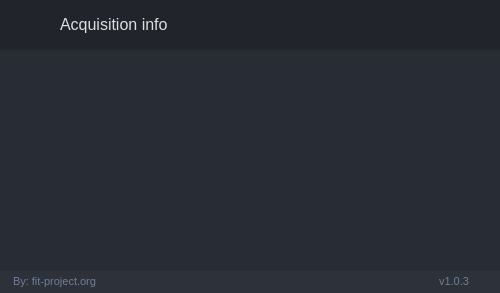
<?xml version="1.0" encoding="UTF-8"?>
<ui version="4.0">
 <class>acquisition_dialog_info</class>
 <widget class="QDialog" name="acquisition_dialog_info">
  <property name="geometry">
   <rect>
    <x>0</x>
    <y>0</y>
    <width>500</width>
    <height>293</height>
   </rect>
  </property>
  <property name="sizePolicy">
   <sizepolicy hsizetype="Preferred" vsizetype="Expanding">
    <horstretch>0</horstretch>
    <verstretch>0</verstretch>
   </sizepolicy>
  </property>
  <property name="minimumSize">
   <size>
    <width>0</width>
    <height>0</height>
   </size>
  </property>
  <property name="maximumSize">
   <size>
    <width>16777215</width>
    <height>16777215</height>
   </size>
  </property>
  <property name="windowTitle">
   <string>FIT Tasks Info</string>
  </property>
  <property name="styleSheet">
   <string notr="true">QWidget{
	color: rgb(221, 221, 221);
	font:13px;
}

/* Content App */
#content_top_bg{	
	background-color: rgb(33, 37, 43);
}

/* Tooltip */
QToolTip {
	color: #e06133;
	background-color: rgba(33, 37, 43, 180);
	border: 1px solid rgb(44, 49, 58);
	background-image: none;
	background-position: left center;
    background-repeat: no-repeat;
	border: none;
	border-left: 2px solid rgb(224, 97, 51);
	text-align: left;
	padding-left: 8px;
	margin: 0px;
}

/* Top Buttons */
#right_buttons .QPushButton { background-color: rgba(255, 255, 255, 0); border: none;  border-radius: 5px; }
#right_buttons .QPushButton:hover { background-color: rgb(44, 49, 57); border-style: solid; border-radius: 4px; }
#right_buttons .QPushButton:pressed { background-color: rgb(23, 26, 30); border-style: solid; border-radius: 4px; }

/* Bottom Bar */
#bottom_bar { background-color: rgb(44, 49, 58); }
#bottom_bar QLabel { font-size: 11px; color: rgb(113, 126, 149); padding-left: 10px; padding-right: 10px; padding-bottom: 2px; }
</string>
  </property>
  <widget class="QWidget" name="verticalLayoutWidget">
   <property name="geometry">
    <rect>
     <x>0</x>
     <y>0</y>
     <width>502</width>
     <height>293</height>
    </rect>
   </property>
   <layout class="QVBoxLayout" name="verticalLayout_2">
    <property name="spacing">
     <number>0</number>
    </property>
    <property name="sizeConstraint">
     <enum>QLayout::SetDefaultConstraint</enum>
    </property>
    <property name="leftMargin">
     <number>0</number>
    </property>
    <property name="topMargin">
     <number>0</number>
    </property>
    <property name="rightMargin">
     <number>0</number>
    </property>
    <property name="bottomMargin">
     <number>0</number>
    </property>
    <item>
     <widget class="QFrame" name="content_top_bg">
      <property name="sizePolicy">
       <sizepolicy hsizetype="Preferred" vsizetype="Expanding">
        <horstretch>0</horstretch>
        <verstretch>0</verstretch>
       </sizepolicy>
      </property>
      <property name="minimumSize">
       <size>
        <width>500</width>
        <height>50</height>
       </size>
      </property>
      <property name="maximumSize">
       <size>
        <width>16777215</width>
        <height>50</height>
       </size>
      </property>
      <property name="frameShape">
       <enum>QFrame::NoFrame</enum>
      </property>
      <property name="frameShadow">
       <enum>QFrame::Raised</enum>
      </property>
      <layout class="QHBoxLayout" name="horizontalLayout">
       <property name="spacing">
        <number>0</number>
       </property>
       <property name="leftMargin">
        <number>0</number>
       </property>
       <property name="topMargin">
        <number>0</number>
       </property>
       <property name="rightMargin">
        <number>10</number>
       </property>
       <property name="bottomMargin">
        <number>0</number>
       </property>
       <item>
        <widget class="QFrame" name="left_box">
         <property name="sizePolicy">
          <sizepolicy hsizetype="Expanding" vsizetype="Preferred">
           <horstretch>0</horstretch>
           <verstretch>0</verstretch>
          </sizepolicy>
         </property>
         <property name="frameShape">
          <enum>QFrame::NoFrame</enum>
         </property>
         <property name="frameShadow">
          <enum>QFrame::Raised</enum>
         </property>
         <layout class="QHBoxLayout" name="horizontalLayout_3">
          <property name="spacing">
           <number>0</number>
          </property>
          <property name="leftMargin">
           <number>0</number>
          </property>
          <property name="topMargin">
           <number>0</number>
          </property>
          <property name="rightMargin">
           <number>0</number>
          </property>
          <property name="bottomMargin">
           <number>0</number>
          </property>
          <item>
           <widget class="QFrame" name="logo_container">
            <property name="minimumSize">
             <size>
              <width>60</width>
              <height>0</height>
             </size>
            </property>
            <property name="maximumSize">
             <size>
              <width>60</width>
              <height>16777215</height>
             </size>
            </property>
            <layout class="QHBoxLayout" name="horizontalLayout_8">
             <property name="leftMargin">
              <number>0</number>
             </property>
             <property name="topMargin">
              <number>0</number>
             </property>
             <property name="rightMargin">
              <number>0</number>
             </property>
             <property name="bottomMargin">
              <number>0</number>
             </property>
             <item>
              <widget class="QLabel" name="top_logo">
               <property name="minimumSize">
                <size>
                 <width>42</width>
                 <height>42</height>
                </size>
               </property>
               <property name="maximumSize">
                <size>
                 <width>42</width>
                 <height>42</height>
                </size>
               </property>
               <property name="text">
                <string/>
               </property>
               <property name="pixmap">
                <pixmap resource="resources.qrc">:/images/images/logo-42x42.png</pixmap>
               </property>
              </widget>
             </item>
            </layout>
           </widget>
          </item>
          <item>
           <widget class="QLabel" name="title_right_info">
            <property name="sizePolicy">
             <sizepolicy hsizetype="Preferred" vsizetype="Expanding">
              <horstretch>0</horstretch>
              <verstretch>0</verstretch>
             </sizepolicy>
            </property>
            <property name="maximumSize">
             <size>
              <width>16777215</width>
              <height>45</height>
             </size>
            </property>
            <property name="styleSheet">
             <string notr="true">font: 12pt;</string>
            </property>
            <property name="text">
             <string>Acquisition info</string>
            </property>
            <property name="alignment">
             <set>Qt::AlignLeading|Qt::AlignLeft|Qt::AlignVCenter</set>
            </property>
           </widget>
          </item>
         </layout>
        </widget>
       </item>
       <item alignment="Qt::AlignRight">
        <widget class="QFrame" name="right_buttons">
         <property name="minimumSize">
          <size>
           <width>0</width>
           <height>28</height>
          </size>
         </property>
         <property name="frameShape">
          <enum>QFrame::NoFrame</enum>
         </property>
         <property name="frameShadow">
          <enum>QFrame::Raised</enum>
         </property>
         <layout class="QHBoxLayout" name="horizontalLayout_2">
          <property name="spacing">
           <number>5</number>
          </property>
          <property name="leftMargin">
           <number>0</number>
          </property>
          <property name="topMargin">
           <number>0</number>
          </property>
          <property name="rightMargin">
           <number>0</number>
          </property>
          <property name="bottomMargin">
           <number>0</number>
          </property>
          <item>
           <widget class="QPushButton" name="minimize_button">
            <property name="minimumSize">
             <size>
              <width>28</width>
              <height>28</height>
             </size>
            </property>
            <property name="maximumSize">
             <size>
              <width>28</width>
              <height>28</height>
             </size>
            </property>
            <property name="cursor">
             <cursorShape>PointingHandCursor</cursorShape>
            </property>
            <property name="toolTip">
             <string/>
            </property>
            <property name="text">
             <string/>
            </property>
            <property name="icon">
             <iconset resource="resources.qrc">
              <normaloff>:/icons/icons/icon_minimize-disabled.png</normaloff>:/icons/icons/icon_minimize-disabled.png</iconset>
            </property>
            <property name="iconSize">
             <size>
              <width>20</width>
              <height>20</height>
             </size>
            </property>
           </widget>
          </item>
          <item>
           <widget class="QPushButton" name="close_button">
            <property name="minimumSize">
             <size>
              <width>28</width>
              <height>28</height>
             </size>
            </property>
            <property name="maximumSize">
             <size>
              <width>28</width>
              <height>28</height>
             </size>
            </property>
            <property name="cursor">
             <cursorShape>PointingHandCursor</cursorShape>
            </property>
            <property name="toolTip">
             <string/>
            </property>
            <property name="text">
             <string/>
            </property>
            <property name="icon">
             <iconset resource="resources.qrc">
              <normaloff>:/icons/icons/icon_close-disabled.png</normaloff>:/icons/icons/icon_close-disabled.png</iconset>
            </property>
            <property name="iconSize">
             <size>
              <width>20</width>
              <height>20</height>
             </size>
            </property>
           </widget>
          </item>
         </layout>
        </widget>
       </item>
      </layout>
     </widget>
    </item>
    <item>
     <widget class="QFrame" name="content_box">
      <property name="sizePolicy">
       <sizepolicy hsizetype="Expanding" vsizetype="Expanding">
        <horstretch>0</horstretch>
        <verstretch>0</verstretch>
       </sizepolicy>
      </property>
      <property name="minimumSize">
       <size>
        <width>0</width>
        <height>0</height>
       </size>
      </property>
      <property name="maximumSize">
       <size>
        <width>16777215</width>
        <height>16777215</height>
       </size>
      </property>
      <property name="styleSheet">
       <string notr="true">background-color: rgb(40, 44, 52);</string>
      </property>
      <layout class="QVBoxLayout" name="content_box_layout">
       <property name="leftMargin">
        <number>12</number>
       </property>
       <property name="topMargin">
        <number>12</number>
       </property>
       <property name="rightMargin">
        <number>12</number>
       </property>
       <property name="bottomMargin">
        <number>12</number>
       </property>
       <item>
        <widget class="QTableWidget" name="acquisition_table_info">
         <property name="styleSheet">
          <string notr="true">QHeaderView::section {
    background-color: transparent;
    color: white;
}
</string>
         </property>
         <property name="frameShape">
          <enum>QFrame::NoFrame</enum>
         </property>
         <property name="frameShadow">
          <enum>QFrame::Plain</enum>
         </property>
         <property name="sizeAdjustPolicy">
          <enum>QAbstractScrollArea::AdjustToContents</enum>
         </property>
         <property name="editTriggers">
          <set>QAbstractItemView::NoEditTriggers</set>
         </property>
         <property name="tabKeyNavigation">
          <bool>false</bool>
         </property>
         <property name="showDropIndicator" stdset="0">
          <bool>false</bool>
         </property>
         <property name="selectionMode">
          <enum>QAbstractItemView::NoSelection</enum>
         </property>
         <property name="textElideMode">
          <enum>Qt::ElideRight</enum>
         </property>
         <property name="showGrid">
          <bool>true</bool>
         </property>
         <property name="gridStyle">
          <enum>Qt::SolidLine</enum>
         </property>
         <property name="sortingEnabled">
          <bool>false</bool>
         </property>
         <property name="wordWrap">
          <bool>true</bool>
         </property>
         <property name="cornerButtonEnabled">
          <bool>true</bool>
         </property>
         <property name="rowCount">
          <number>0</number>
         </property>
         <property name="columnCount">
          <number>0</number>
         </property>
         <attribute name="horizontalHeaderVisible">
          <bool>true</bool>
         </attribute>
         <attribute name="horizontalHeaderCascadingSectionResizes">
          <bool>false</bool>
         </attribute>
         <attribute name="horizontalHeaderDefaultSectionSize">
          <number>100</number>
         </attribute>
         <attribute name="horizontalHeaderHighlightSections">
          <bool>false</bool>
         </attribute>
         <attribute name="horizontalHeaderShowSortIndicator" stdset="0">
          <bool>false</bool>
         </attribute>
         <attribute name="horizontalHeaderStretchLastSection">
          <bool>true</bool>
         </attribute>
         <attribute name="verticalHeaderVisible">
          <bool>false</bool>
         </attribute>
         <attribute name="verticalHeaderCascadingSectionResizes">
          <bool>false</bool>
         </attribute>
         <attribute name="verticalHeaderHighlightSections">
          <bool>false</bool>
         </attribute>
         <attribute name="verticalHeaderStretchLastSection">
          <bool>false</bool>
         </attribute>
        </widget>
       </item>
      </layout>
     </widget>
    </item>
    <item>
     <widget class="QFrame" name="bottom_bar">
      <property name="minimumSize">
       <size>
        <width>0</width>
        <height>22</height>
       </size>
      </property>
      <property name="maximumSize">
       <size>
        <width>16777215</width>
        <height>22</height>
       </size>
      </property>
      <property name="frameShape">
       <enum>QFrame::NoFrame</enum>
      </property>
      <property name="frameShadow">
       <enum>QFrame::Raised</enum>
      </property>
      <layout class="QHBoxLayout" name="horizontalLayout_6">
       <property name="spacing">
        <number>0</number>
       </property>
       <property name="leftMargin">
        <number>0</number>
       </property>
       <property name="topMargin">
        <number>0</number>
       </property>
       <property name="rightMargin">
        <number>0</number>
       </property>
       <property name="bottomMargin">
        <number>0</number>
       </property>
       <item>
        <widget class="QLabel" name="credits_label_2">
         <property name="maximumSize">
          <size>
           <width>16777215</width>
           <height>16</height>
          </size>
         </property>
         <property name="text">
          <string>By: fit-project.org</string>
         </property>
         <property name="alignment">
          <set>Qt::AlignLeading|Qt::AlignLeft|Qt::AlignVCenter</set>
         </property>
        </widget>
       </item>
       <item>
        <widget class="QLabel" name="version">
         <property name="text">
          <string>v1.0.3</string>
         </property>
         <property name="alignment">
          <set>Qt::AlignRight|Qt::AlignTrailing|Qt::AlignVCenter</set>
         </property>
        </widget>
       </item>
       <item>
        <widget class="QFrame" name="frame_size_grip_2">
         <property name="minimumSize">
          <size>
           <width>20</width>
           <height>0</height>
          </size>
         </property>
         <property name="maximumSize">
          <size>
           <width>20</width>
           <height>16777215</height>
          </size>
         </property>
         <property name="frameShape">
          <enum>QFrame::NoFrame</enum>
         </property>
         <property name="frameShadow">
          <enum>QFrame::Raised</enum>
         </property>
        </widget>
       </item>
      </layout>
     </widget>
    </item>
   </layout>
  </widget>
 </widget>
 <resources>
  <include location="resources.qrc"/>
 </resources>
 <connections/>
</ui>
